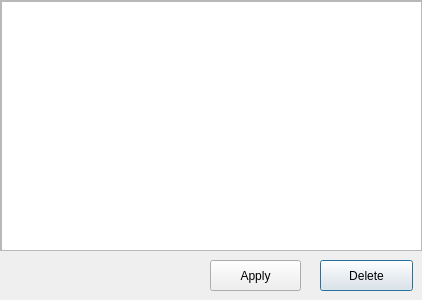
<?xml version="1.0" encoding="UTF-8"?>
<ui version="4.0">
 <class>HistoryDialog</class>
 <widget class="QDialog" name="HistoryDialog">
  <property name="geometry">
   <rect>
    <x>0</x>
    <y>0</y>
    <width>422</width>
    <height>300</height>
   </rect>
  </property>
  <property name="windowTitle">
   <string>History</string>
  </property>
  <widget class="QScrollArea" name="scrollArea">
   <property name="geometry">
    <rect>
     <x>0</x>
     <y>0</y>
     <width>431</width>
     <height>251</height>
    </rect>
   </property>
   <property name="widgetResizable">
    <bool>true</bool>
   </property>
   <widget class="QWidget" name="scrollAreaWidgetContents">
    <property name="geometry">
     <rect>
      <x>0</x>
      <y>0</y>
      <width>429</width>
      <height>249</height>
     </rect>
    </property>
    <widget class="QListWidget" name="listWidget">
     <property name="geometry">
      <rect>
       <x>0</x>
       <y>0</y>
       <width>421</width>
       <height>251</height>
      </rect>
     </property>
     <property name="iconSize">
      <size>
       <width>250</width>
       <height>120</height>
      </size>
     </property>
    </widget>
   </widget>
  </widget>
  <widget class="QPushButton" name="pushButton">
   <property name="geometry">
    <rect>
     <x>320</x>
     <y>260</y>
     <width>93</width>
     <height>31</height>
    </rect>
   </property>
   <property name="text">
    <string>Delete</string>
   </property>
  </widget>
  <widget class="QPushButton" name="pushButton_2">
   <property name="geometry">
    <rect>
     <x>210</x>
     <y>260</y>
     <width>91</width>
     <height>31</height>
    </rect>
   </property>
   <property name="text">
    <string>Apply</string>
   </property>
  </widget>
 </widget>
 <resources/>
 <connections/>
</ui>
